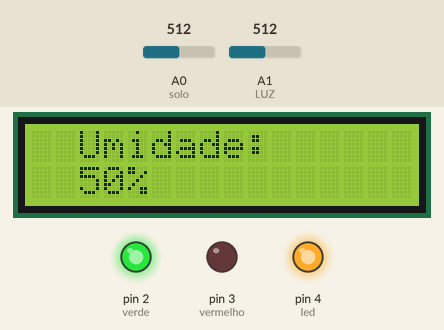
The sketch below on a simulated Arduino Uno, built with avr-gcc and run on an emulated ATmega328P. On the bench: 16×2 character LCD, output pins drawn as LEDs (lit = HIGH). The test bench sets the inputs (shaded band); at power-on: A0 (solo) = 512, A1 (LUZ) = 512. What the sketch prints to the serial monitor is not drawn.

Above: at 1.2 s.
1.3 s: A0 (solo) set to 604
At 2.8 s:
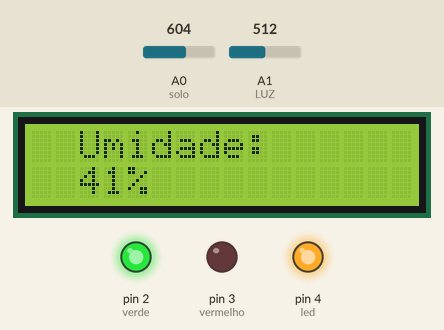
3.6 s: A0 (solo) set to 627
At 5.3 s:
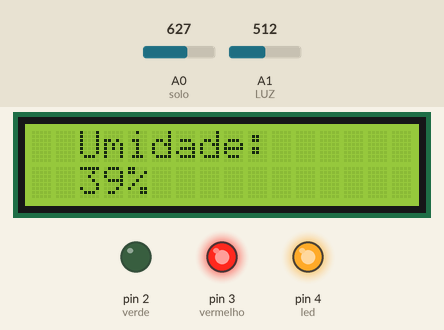
5.6 s: A1 (LUZ) set to 484
At 7.0 s:
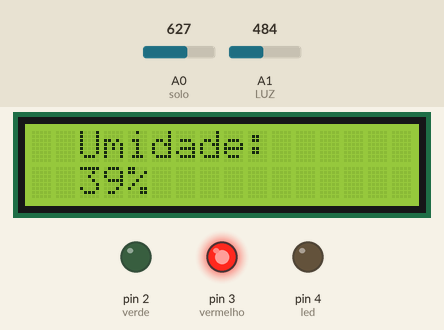
7.6 s: A0 (solo) set to 511
At 8.5 s:
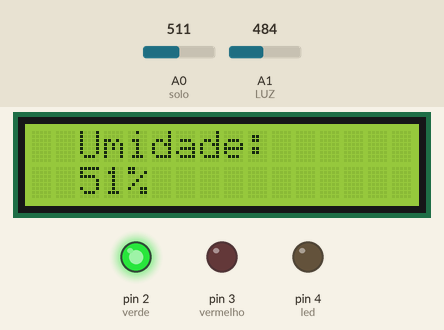
9.7 s: A1 (LUZ) set to 510
At 11.2 s:
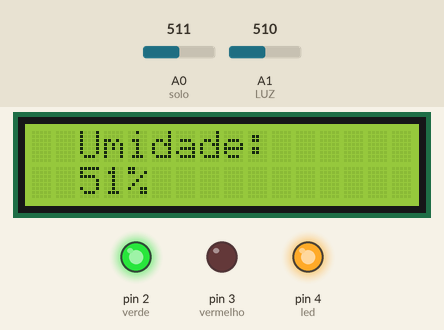
11.7 s: A1 (LUZ) set to 490
At 12.6 s:
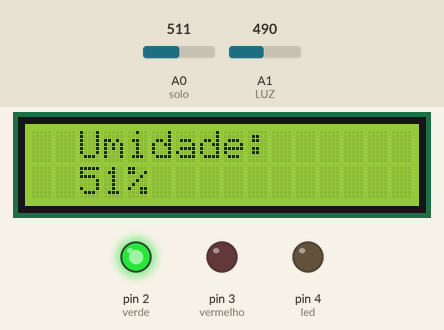
Timing chart, 0 to 14.7 s (numbered marks = the images above; inputs shaded):
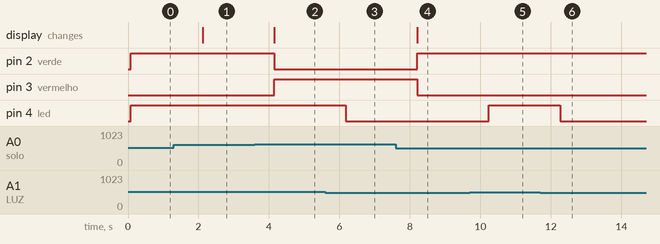

Measured:
- the behaviour switches between 613 and 614 on A0 (solo) (found by bisection; images 1 and 2)
- the behaviour switches between 501 and 500 on A1 (LUZ) (found by bisection; images 2 and 3)
- after the input at 1.3 s, the display: changes after 0.81 s (image 1)
- after the input at 3.6 s, pin 2 (verde): HIGH → LOW after 0.55 s; pin 3 (vermelho): LOW → HIGH after 0.55 s; the display: changes after 0.55 s (image 2)
- after the input at 5.6 s, pin 4 (led): HIGH → LOW after 0.58 s
- after the input at 7.6 s, pin 2 (verde): LOW → HIGH after 0.61 s; pin 3 (vermelho): HIGH → LOW after 0.61 s; the display: changes after 0.61 s (image 4)
- after the input at 9.7 s, pin 4 (led): LOW → HIGH after 0.54 s
- after the input at 11.7 s, pin 4 (led): HIGH → LOW after 0.57 s

The sketch:

UFU.ino
```cpp
#include <LiquidCrystal_I2C.h>

int LUZ = A1;
int verde = 2;
int vermelho = 3;
int led = 4;
int solo = A0;
int ValorLDR;

LiquidCrystal_I2C lcd(0x20, 16, 2);

void setup() {
  lcd.init();
  lcd.clear();
  lcd.backlight();
  pinMode(verde, OUTPUT);
  pinMode(vermelho, OUTPUT);
  pinMode(led, OUTPUT);
  pinMode(LUZ, INPUT);
  pinMode(solo, INPUT);

  Serial.begin(9600);
}

void loop() {
  int leituraLuz = analogRead(LUZ);
  int leituraSolo = analogRead(solo);
  int umidadePercentual = map(leituraSolo, 0, 1023, 100, 0);
  ValorLDR = leituraLuz;

  Serial.print("Valor do LDR: ");
  Serial.println(ValorLDR);

  Serial.print("Umidade do Solo: ");
  Serial.print(umidadePercentual);
  Serial.println("%");

  lcd.clear();
  lcd.setCursor(2, 0);
  lcd.print("Umidade:");
  lcd.setCursor(2, 1);
  lcd.print(umidadePercentual);
  lcd.print("%");

  if (umidadePercentual <= 40){
    digitalWrite(vermelho, HIGH);
    digitalWrite(verde, LOW);
  }
  else{
    digitalWrite(vermelho, LOW);
    digitalWrite(verde, HIGH);
  }

  if (ValorLDR > 500) {
    digitalWrite(led, HIGH);
  } else {
    digitalWrite(led, LOW);
  }

  delay(1000);
}
```
